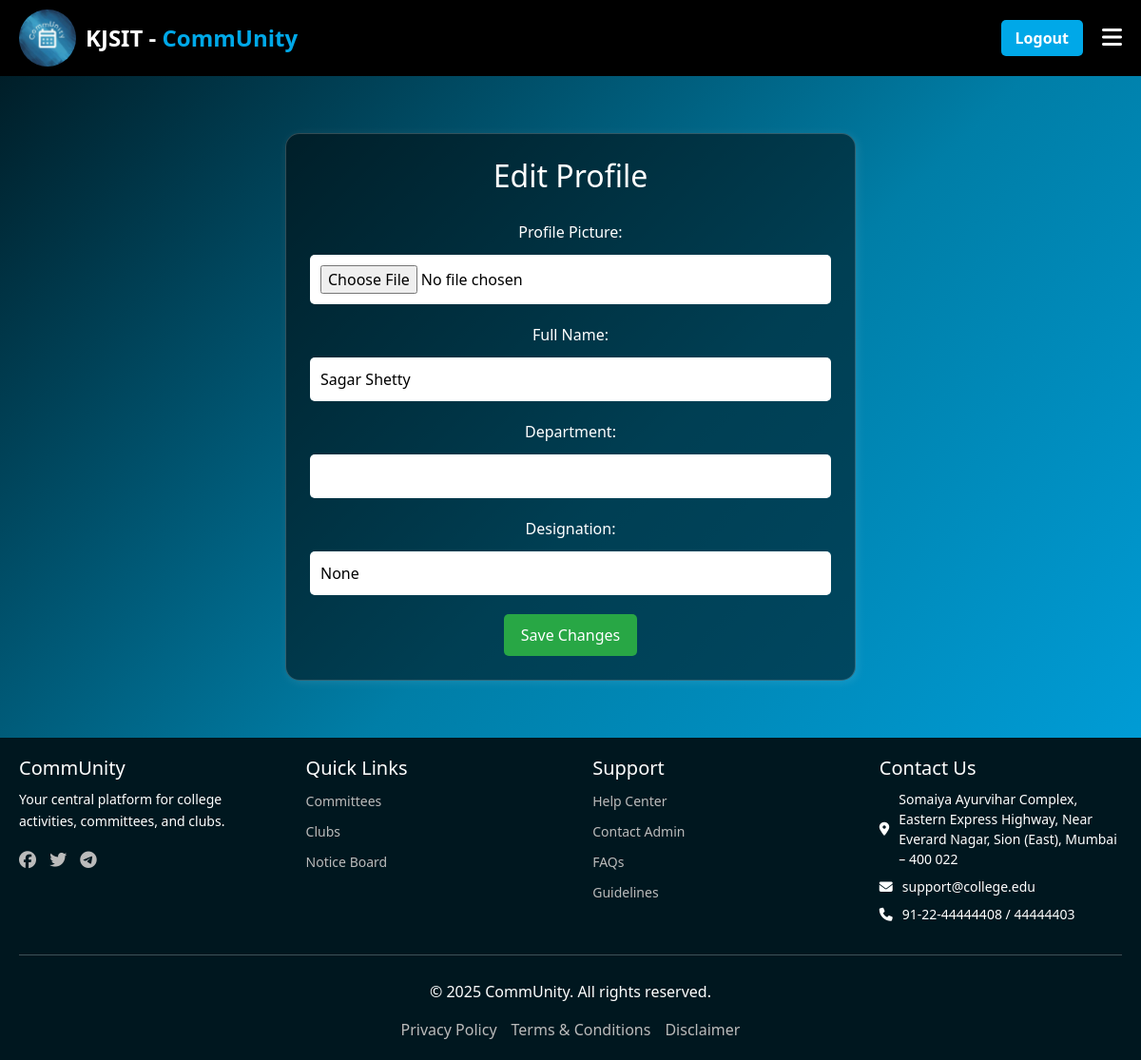
/edit_profile/ (signed in), run on an earlier commit of the app's database.
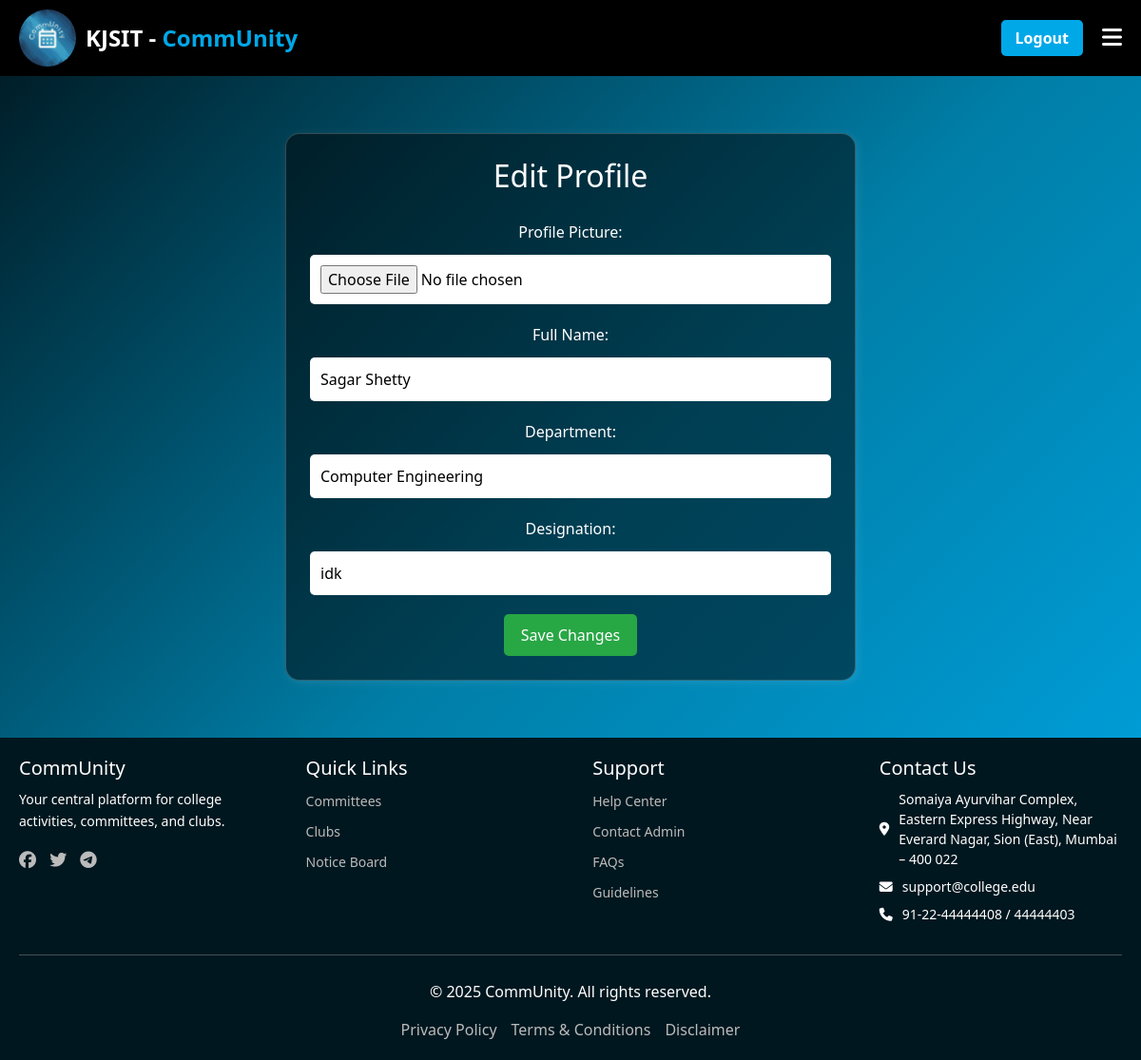
And on a later commit of the database.
### faculty/models.py (models this page shows, shortened)
class Faculty(models.Model):
    id = models.OneToOneField(UserProfile, on_delete=models.CASCADE, primary_key=True)
    department = models.CharField(max_length=100)
    designation = models.CharField(max_length=100,null=True,blank=True)
    locked_dates = models.JSONField(null=True,blank=True)
    permissions = models.JSONField(default=list,null=True,blank=True)
    can_lock_dates = models.BooleanField(default=False)

### Login/views.py (the view, shortened to what this page needs)
# urls.py: path('edit_profile/', views.edit_profile, name='edit_profile'),
def edit_profile(request):
    user = request.user
    user_profile = UserProfile.objects.get(id=user)
    faculty = None
    core_member = None
    member = None
    if user_profile.role == 'faculty':
        faculty = Faculty.objects.filter(id=user_profile).first()
    elif user_profile.role == 'core_member':
        core_member = CoreMember.objects.filter(id=user_profile).first()
    elif user_profile.role == 'member':
        member = Member.objects.filter(id=user_profile).first()
    context = {
        'user': user,
        'user_profile': user_profile,
        'faculty': faculty,
        'core_member': core_member,
        'member': member
    }
    return render(request, 'account/edit_profile.html', context)

### Login/templates/account/edit_profile.html (shortened to what this page needs)
{% extends "base.html" %}
{% block content %}
<div class="edit-profile-container">
    <h2>Edit Profile</h2>
    <form method="POST" enctype="multipart/form-data">
        <label for="profile_picture">Profile Picture:</label>
        <input type="file" name="profile_picture" id="profile_picture">
        <label for="full_name">Full Name:</label>
        <input type="text" name="full_name" id="full_name" value="{{ user_profile.full_name }}">
        {% if user_profile.role == "faculty" %}
            <label for="department">Department:</label>
            <input type="text" name="department" id="department" value="{{ faculty.department }}">
            <label for="designation">Designation:</label>
            <input type="text" name="designation" id="designation" value="{{ faculty.designation }}">
        {% elif user_profile.role == "core_member" %}
            <label for="club">Club:</label>
            <input type="text" name="club" id="club" value="{{ core_member.club }}">
            <label for="position">Position:</label>
            <input type="text" name="position" id="position" value="{{ core_member.position }}">
        {% elif user_profile.role == "member" %}
            <label for="club">Club:</label>
            <input type="text" name="club" id="club" value="{{ member.club }}">
            <label for="position">Position:</label>
            <input type="text" name="position" id="position" value="{{ member.position }}">
        {% endif %}
        <button type="submit" class="save-button">Save Changes</button>
    </form>
</div>
{% endblock content %}

What changed in the data, as far as the page shows it:
changed Faculty: department (not shown) → "Computer Engineering"; designation "None" → "idk"
